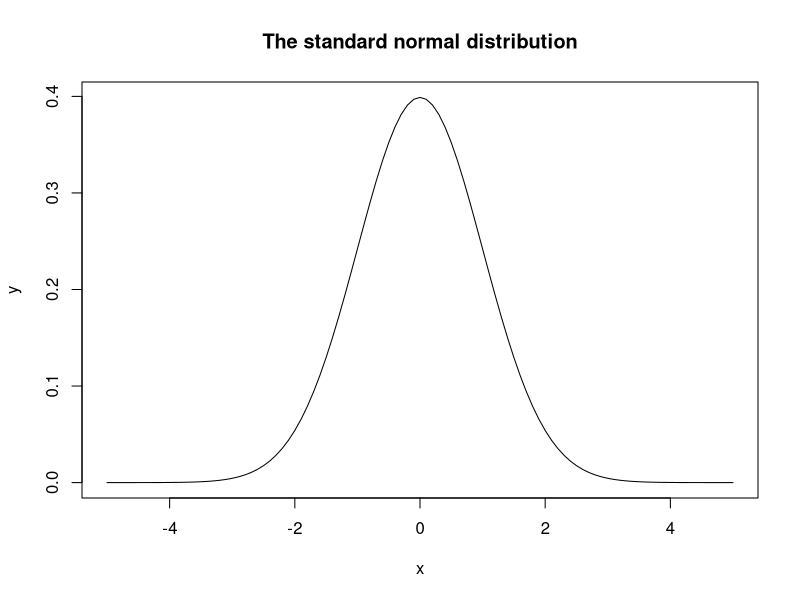
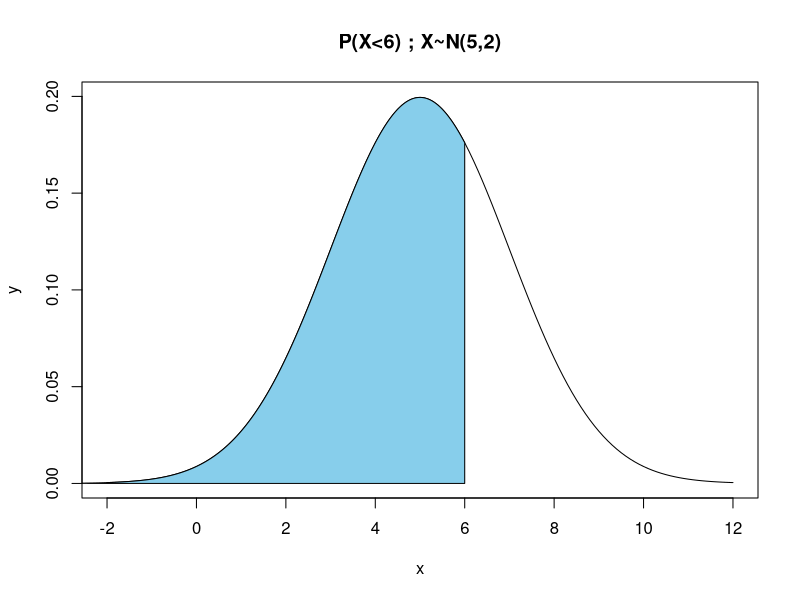
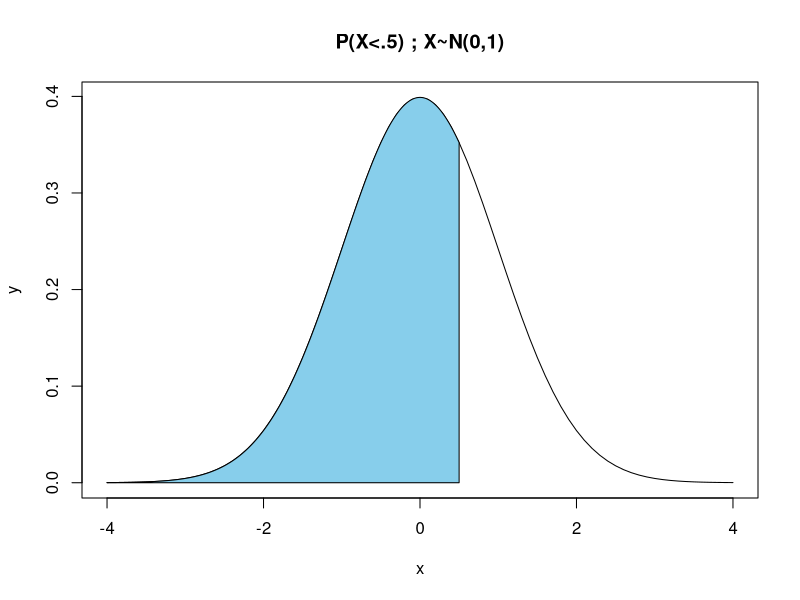

Write R code to recreate these figures, in order.
## ---- chunk 1
x<-seq(from=-5, to=5, by=.1)
y<-dnorm(x, mean=0, sd=1)
plot(x,y, type="l", main="The standard normal distribution")
## ---- chunk 2
pnorm(6, mean=5, sd=2)
## ---- chunk 3
x<-seq(from=-2, to=12, by=.1)
y<-dnorm(x, mean=5, sd=2)
plot(x,y, type="l", main="P(X<6) ; X~N(5,2)")
### The code below is for shading in an area under the curve
cord.x <- c(-2,seq(-3,6,0.01),6) 
 cord.y <- c(0,dnorm(seq(-3,6,0.01), mean=5, sd=2), 0) 
 polygon(cord.x,cord.y,col='skyblue')
## ---- chunk 4
pnorm(.5, mean=0, sd=1)
## ---- chunk 5
x<-seq(from=-4, to=4, by=.1)
y<-dnorm(x, mean=0, sd=1)
plot(x,y, type="l", main="P(X<.5) ; X~N(0,1)")
### The code below is for shading in an area under the curve
cord.x <- c(-4,seq(-4,0.5,0.01),0.5) 
 cord.y <- c(0,dnorm(seq(-4,0.5,0.01), mean=0, sd=1), 0) 
 polygon(cord.x,cord.y,col='skyblue')
## ---- chunk 6
pnorm(.5)
